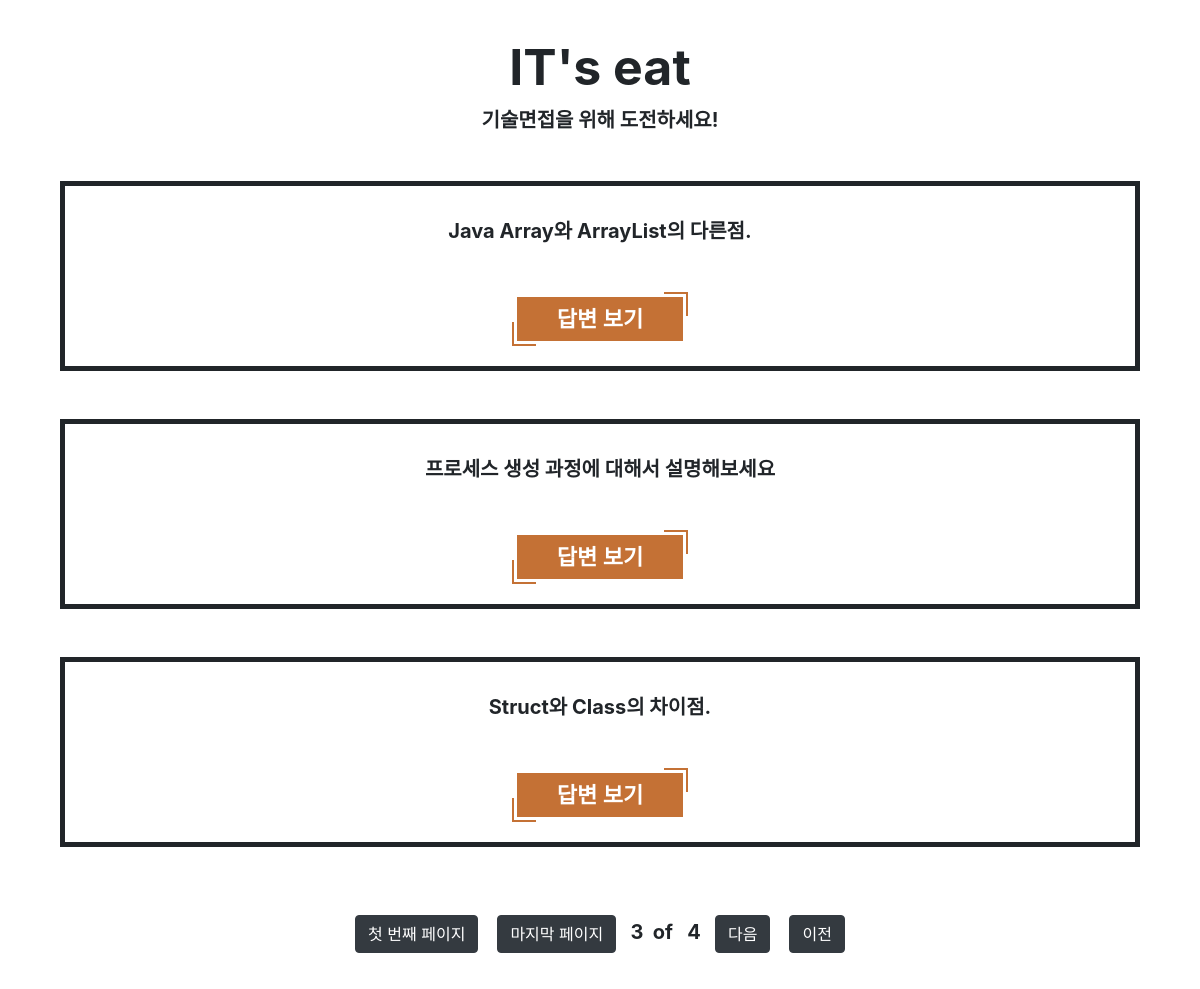
Page /iteat/Quizpage/?page=3 on the committed database.
### iteat/models.py (models this page shows, shortened)
class Quiz(models.Model):
  objects = models.Manager()
  title = models.CharField(max_length=300) # 길이 제한이 있는 문자열
  content = models.TextField()

### iteat/views.py (the view)
# urls.py: path('Quizpage/',views.Quizpage,name='Quizpage'),
def Quizpage(request):
  q = Quiz.objects.order_by('-id')
  q_list = Quiz.objects.all().order_by('-id')
  paginator = Paginator(q_list,3)
  page = request.GET.get('page')
  posts = paginator.get_page(page)
  return render(request, 'Quizpage.html',{'quiz':q, 'posts':posts})

### iteat/templates/Quizpage.html (shortened to what this page needs)
<html>
<head>
{% load static %}
<link rel="stylesheet" href="https://stackpath.bootstrapcdn.com/bootstrap/4.5.2/css/bootstrap.min.css">
<link rel="stylesheet" href="{% static 'main.css'%}">
</head>
<body>
    <div id="titlediv">
      <p id="title">IT's eat<br>
      <small id="subtitle">기술면접을 위해 도전하세요!</small></p>
    </div>
    <form method='GET'>
  {% for quiz in posts %}
    <div id="QUIZ">
      <p id="main">{{ quiz.title }}</p>
      <a class="smbutton" href ="{% url 'Quizdetail' quiz.id %}">답변 보기</a>
    </div><br><br>
  {% endfor %}
    <div id="main">
      {%if posts.has_previous%}
        <a class="listbutton" href="?page=1"><button type="button" class="btn btn-dark">첫 번째 페이지</button></a>&nbsp&nbsp&nbsp
        <a class="listbutton" href="?page={{posts.previous_page_number}}"><button type="button" class="btn btn-dark">마지막 페이지</button></a>&nbsp&nbsp
      {%endif%}
    <span>{{posts.number}}</span>&nbsp
    <span> of </span>&nbsp
    <span>{{posts.paginator.num_pages}}</span>&nbsp&nbsp
      {%if posts.has_next%}
        <a href="?page={{posts.next_page_number}}"><button type="button" class="btn btn-dark">다음</button></a>&nbsp&nbsp&nbsp
        <a href="?page={{posts.paginator.num_pages}}"><button type="button" class="btn btn-dark">이전</button></a>
      {%endif%}
    </div>
</form>
</body>
</html>

### iteat/static/main.css (style rules this page uses)
.smbutton { background-color: #c47135; border: none; color: #ffffff; cursor: pointer; display: inline-block; font-family: 'BenchNine', Arial, sans-serif; font-size: 1em; font-size: 22px; line-height: 1em; margin: 15px 40px; outline: none; padding: 12px 40px 10px; position: relative; text-transform: uppercase; font-weight: 700; text-decoration: none; }
.smbutton:before, .smbutton:after { border-color: transparent; -webkit-transition: all 0.25s; transition: all 0.25s; border-style: solid; border-width: 0; content: ""; height: 24px; position: absolute; width: 24px; }
.smbutton:before { border-color: #c47135; border-right-width: 2px; border-top-width: 2px; right: -5px; top: -5px; }
.smbutton:after { border-bottom-width: 2px; border-color: #c47135; border-left-width: 2px; bottom: -5px; left: -5px; }
#titlediv { padding: 20px; }
#title { padding: 10px; font-size: 50px; font-weight: bold; text-align: center; background-color: rgba(255, 255, 255, 0.5); }
#subtitle { font-size: 20px; font-weight: bold; text-align: center; background-color: rgba(255, 255, 255, 0.5); }
#main { padding: 20px; font-size: 20px; font-weight: bold; text-align: center; background-color: rgba(255, 255, 255, 0.5); }
#QUIZ { border: 5px; padding: 10px; text-align: center; margin-left: 60px; margin-right: 60px; border-style: solid; border-width: 5px; }

### rows in the picture
Quiz: title "Java Array와 ArrayList의 다른점."
Quiz: title "프로세스 생성 과정에 대해서 설명해보세요"
Quiz: title "Struct와 Class의 차이점."

### other values in the picture
{{ posts.number }} "3"
{{ posts.paginator.num_pages }} "4"
